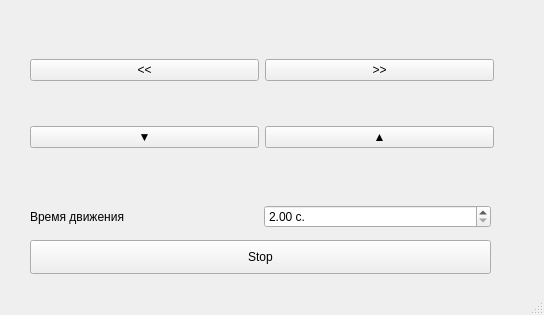
<?xml version="1.0" encoding="UTF-8"?>
<ui version="4.0">
 <class>MainWindow</class>
 <widget class="QMainWindow" name="MainWindow">
  <property name="geometry">
   <rect>
    <x>0</x>
    <y>0</y>
    <width>544</width>
    <height>315</height>
   </rect>
  </property>
  <property name="windowTitle">
   <string>Управление роботом</string>
  </property>
  <property name="windowIcon">
   <iconset>
    <normaloff>../../../../Загрузки/mai.gif</normaloff>../../../../Загрузки/mai.gif</iconset>
  </property>
  <widget class="QWidget" name="centralwidget">
   <widget class="QWidget" name="verticalLayoutWidget">
    <property name="geometry">
     <rect>
      <x>30</x>
      <y>20</y>
      <width>464</width>
      <height>168</height>
     </rect>
    </property>
    <layout class="QVBoxLayout" name="verticalLayout">
     <item>
      <layout class="QHBoxLayout" name="horizontalLayout_A">
       <item>
        <widget class="QPushButton" name="pushButton_left">
         <property name="text">
          <string>&lt;&lt;</string>
         </property>
        </widget>
       </item>
       <item>
        <widget class="QPushButton" name="pushButton_right">
         <property name="text">
          <string>&gt;&gt;</string>
         </property>
        </widget>
       </item>
      </layout>
     </item>
     <item>
      <layout class="QHBoxLayout" name="horizontalLayout_B">
       <item>
        <widget class="QPushButton" name="pushButton_back">
         <property name="text">
          <string>▼</string>
         </property>
        </widget>
       </item>
       <item>
        <widget class="QPushButton" name="pushButton_forward">
         <property name="text">
          <string>▲</string>
         </property>
        </widget>
       </item>
      </layout>
     </item>
    </layout>
   </widget>
   <widget class="QWidget" name="horizontalLayoutWidget">
    <property name="geometry">
     <rect>
      <x>30</x>
      <y>200</y>
      <width>461</width>
      <height>34</height>
     </rect>
    </property>
    <layout class="QHBoxLayout" name="horizontalLayout_2">
     <item>
      <widget class="QLabel" name="label_7">
       <property name="text">
        <string>Время движения</string>
       </property>
      </widget>
     </item>
     <item>
      <widget class="QDoubleSpinBox" name="doubleSpinBox">
       <property name="prefix">
        <string/>
       </property>
       <property name="suffix">
        <string> c.</string>
       </property>
       <property name="minimum">
        <double>2.000000000000000</double>
       </property>
       <property name="maximum">
        <double>250.000000000000000</double>
       </property>
       <property name="singleStep">
        <double>1.000000000000000</double>
       </property>
      </widget>
     </item>
    </layout>
   </widget>
   <widget class="QPushButton" name="stopButton">
    <property name="geometry">
     <rect>
      <x>30</x>
      <y>240</y>
      <width>461</width>
      <height>34</height>
     </rect>
    </property>
    <property name="text">
     <string>Stop</string>
    </property>
   </widget>
  </widget>
  <widget class="QStatusBar" name="statusbar"/>
 </widget>
 <resources/>
 <connections/>
</ui>
